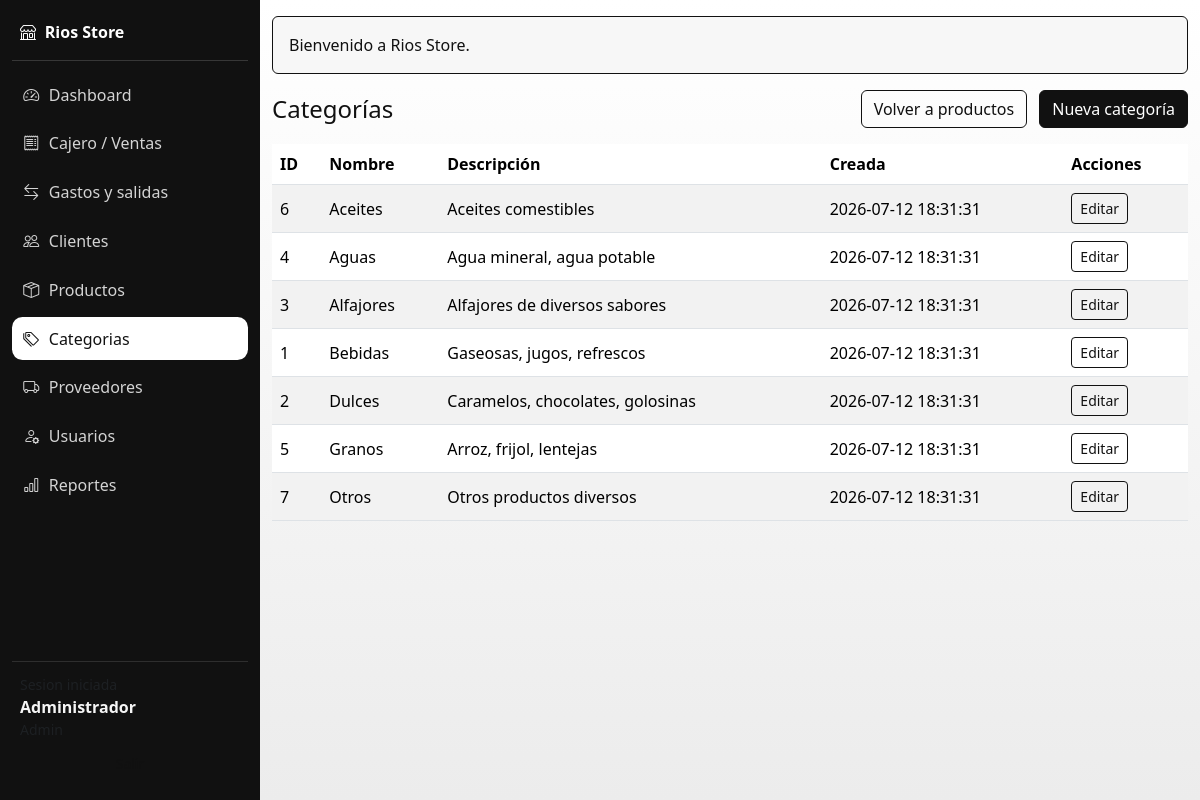
The page /app/categorias/index.php (signed in) on the database its author committed.
### tables this page shows
CREATE TABLE IF NOT EXISTS categorias (
  id INT AUTO_INCREMENT PRIMARY KEY,
  nombre VARCHAR(100) NOT NULL UNIQUE,
  descripcion VARCHAR(255),
  created_at TIMESTAMP DEFAULT CURRENT_TIMESTAMP
);

### app/includes/helpers.php (called while the page is built, shortened)
<?php
function e(string $value): string
{
    return htmlspecialchars($value, ENT_QUOTES, 'UTF-8');
}

### app/categorias/index.php (the view, shortened to what this page needs)
<?php
require_once __DIR__ . '/../config/database.php';
require_once __DIR__ . '/../includes/helpers.php';
require_once __DIR__ . '/../includes/layout.php';
$pdo = getPDO();
$stmt = $pdo->query('SELECT id, nombre, descripcion, created_at FROM categorias ORDER BY nombre');
$categorias = $stmt->fetchAll();
?>
<div class="d-flex flex-wrap justify-content-between align-items-center mb-3 gap-2">
    <h1 class="h4 mb-0">Categorías</h1>
    <div>
        <a href="<?php echo BASE_URL; ?>/app/productos/index.php" class="btn btn-outline-secondary me-2">Volver a productos</a>
        <a href="<?php echo BASE_URL; ?>/app/categorias/crear.php" class="btn btn-success">Nueva categoría</a>
    </div>
</div>
<div class="table-responsive">
    <table class="table table-striped align-middle">
        <thead>
            <tr>
                <th>ID</th>
                <th>Nombre</th>
                <th>Descripción</th>
                <th>Creada</th>
                <th>Acciones</th>
            </tr>
        </thead>
        <tbody>
            <?php foreach ($categorias as $cat): ?>
                <tr>
                    <td><?php echo (int) $cat['id']; ?></td>
                    <td><?php echo e($cat['nombre']); ?></td>
                    <td><?php echo e($cat['descripcion'] ?? ''); ?></td>
                    <td><?php echo e($cat['created_at']); ?></td>
                    <td>
                        <a href="<?php echo BASE_URL; ?>/app/categorias/editar.php?id=<?php echo (int) $cat['id']; ?>" class="btn btn-sm btn-outline-primary">Editar</a>
                    </td>
                </tr>
            <?php endforeach; ?>
        </tbody>
    </table>
</div>

### app/assets/css/styles.css (style rules this page uses)
:root { --bs-primary: #111111; --bs-primary-rgb: 17, 17, 17; --bs-secondary: #5f5f5f; --bs-secondary-rgb: 95, 95, 95; --bs-success: #111111; --bs-success-rgb: 17, 17, 17; --bs-danger: #262626; --bs-danger-rgb: 38, 38, 38; --bs-info: #404040; --bs-info-rgb: 64, 64, 64; }
body { background: linear-gradient(180deg, #ffffff 0%, #ececec 100%); color: #111111; }
.btn-primary, .btn-success, .btn-dark { background: #111111; border-color: #111111; color: #ffffff; }
.btn-outline-primary, .btn-outline-secondary, .btn-outline-danger { color: #111111; border-color: #111111; }
table td, table th { vertical-align: middle; }
.table-responsive { -webkit-overflow-scrolling: touch; }

### rows shown on the page
categorias: id "6", nombre "Aceites", descripcion "Aceites comestibles", created_at "2026-07-12 18:31:31"
categorias: id "4", nombre "Aguas", descripcion "Agua mineral, agua potable", created_at "2026-07-12 18:31:31"
categorias: id "3", nombre "Alfajores", descripcion "Alfajores de diversos sabores", created_at "2026-07-12 18:31:31"
categorias: id "1", nombre "Bebidas", descripcion "Gaseosas, jugos, refrescos", created_at "2026-07-12 18:31:31"
categorias: id "2", nombre "Dulces", descripcion "Caramelos, chocolates, golosinas", created_at "2026-07-12 18:31:31"
categorias: id "5", nombre "Granos", descripcion "Arroz, frijol, lentejas", created_at "2026-07-12 18:31:31"
categorias: id "7", nombre "Otros", descripcion "Otros productos diversos", created_at "2026-07-12 18:31:31"

### other values the page prints
APP_NAME "Rios Store"
$user['nombre'] "Administrador"
$flash['message'] "Bienvenido a Rios Store."
